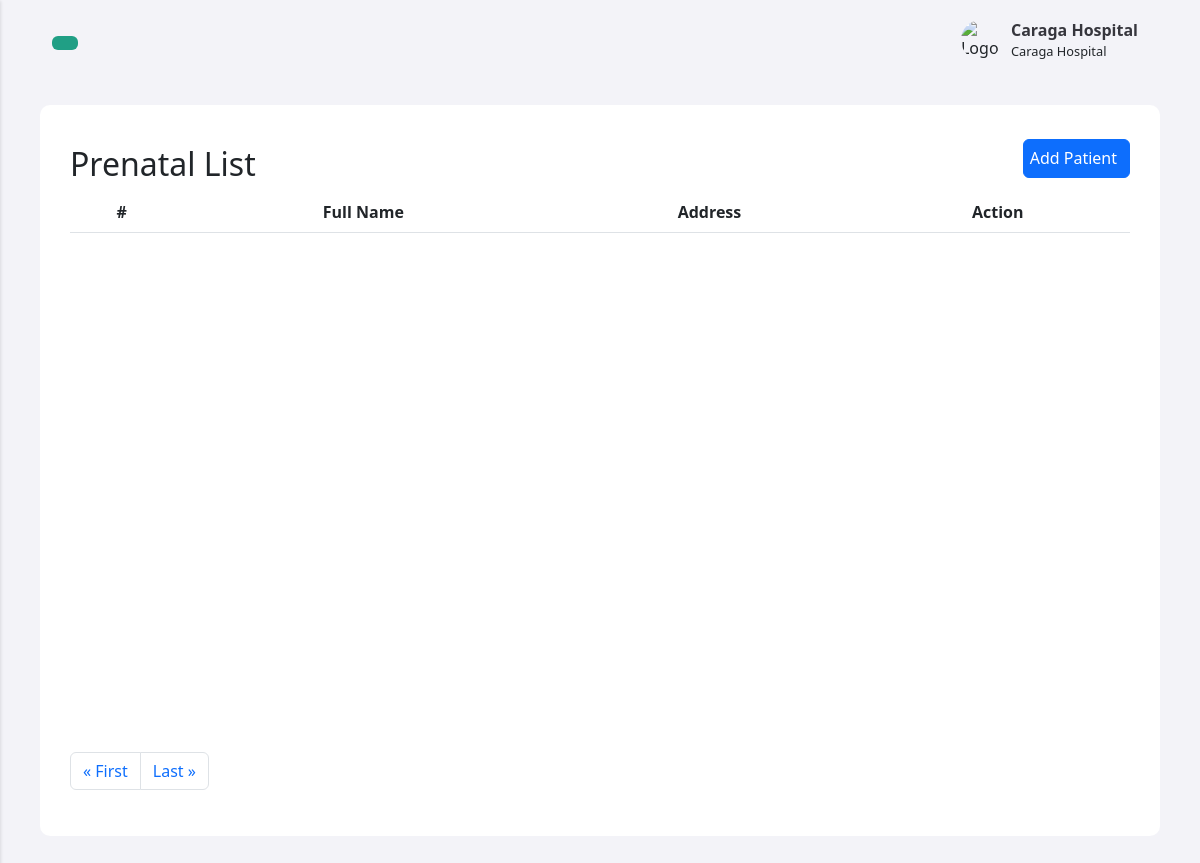
Page /facility/dashboard/prenatal_list.php (signed in) on the earlier database version.
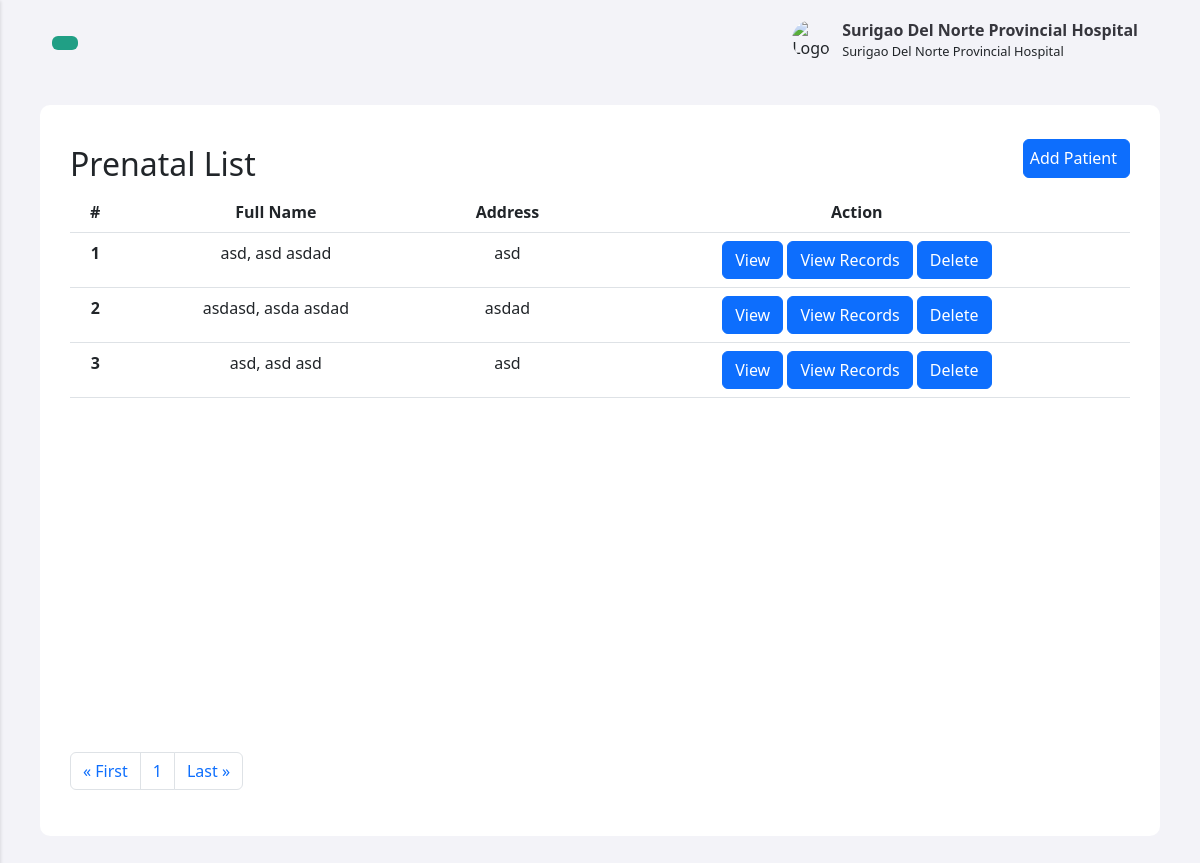
Same page on the later database version.
### tables this page shows
CREATE TABLE `patients` (
  `id` int(11) NOT NULL,
  `fname` varchar(255) NOT NULL,
  `mname` varchar(255) NOT NULL,
  `lname` varchar(255) NOT NULL,
  `contact` varchar(255) NOT NULL,
  `address` text NOT NULL,
  `fclt_id` int(11) NOT NULL
);

### facility/dashboard/includes/prenatal_functions.inc.php (called while the page is built, shortened)
<?php
include 'db_conn.php';
function getPaginatedPatients($page, $itemsPerPage) {
    global $conn, $fclt_id;
    $offset = ($page - 1) * $itemsPerPage;
    $sql = "SELECT * FROM patients WHERE fclt_id = $fclt_id LIMIT $offset, $itemsPerPage";
    $result = mysqli_query($conn, $sql);
    if ($result) {
        $patients = mysqli_fetch_all($result, MYSQLI_ASSOC);
        return $patients;
    } else {
        echo "Error executing query: " . mysqli_error($conn);
        return array();
    }
}
function getTotalPatients() {
    global $conn, $fclt_id;
    $sql = "SELECT COUNT(*) as total FROM patients WHERE fclt_id = $fclt_id";
    $result = mysqli_query($conn, $sql);
    if ($result) {
        $row = mysqli_fetch_assoc($result);
        return $row['total'];
    } else {
        echo "Error executing query: " . mysqli_error($conn);
        return 0;
    }
}

### facility/dashboard/prenatal_list.php (the view, shortened to what this page needs)
<?php
include_once 'header.php';
include_once 'includes/prenatal_functions.inc.php';
$itemsPerPage = 9;
$page = isset($_GET['page']) ? $_GET['page'] : 1;
$patients = getPaginatedPatients($page, $itemsPerPage);
?>
<div class="feed" id="patients_list">
  <div class="head">
    <h2>Prenatal List</h2>
    <div class="head_buttons">
    <button type="button" class="btn btn-primary" data-bs-toggle="modal" data-bs-target="#staticBackdrop"><i class="fi fi-br-plus"></i> Add Patient</button>
    </div>
  </div>
  <div class="prenatal_table">
  <table class="table table-hover" id="table" style="text-align: center;">
    <thead>
      <tr>
        <th scope="col">#</th>
        <th scope="col">Full Name</th>
        <th scope="col">Address</th>
        <th scope="col">Action</th>
      </tr>
    </thead>
    <tbody>
      <?php
      foreach ($patients as $key => $patient) {
        $id = $patient['id'];
        $fname = $patient['fname'];
        $mname = $patient['mname'];
        $lname = $patient['lname'];
        $address = $patient['address'];
        echo "<tr>";
        echo "<th scope='row'>" . (($page - 1) * $itemsPerPage + $key + 1) . "</th>";
        echo "<td>$lname, $fname $mname</td>";
        echo "<td>$address</td>";
        echo '<td>
                <button type="button" class="btn btn-primary viewPatient" value="' . $id . '">View</button>
                <button type="button" class="btn btn-primary viewPatientRecords" value="' . $id . '">View Records</button>
                <button type="button" class="btn btn-primary" value="' . $id . '" id="deletePatient">Delete</button>
              </td>';
        echo "</tr>";
      }
      ?>
    </tbody>
  </table>
  </div>
  <?php
  $totalPages = ceil(getTotalPatients() / $itemsPerPage);
  echo '<nav aria-label="Page navigation" id="nav_buttons">
        <ul class="pagination">
            <li class="page-item"><a class="page-link" href="?page=1">&laquo; First</a></li>';
  for ($i = 1; $i <= $totalPages; $i++) {
    echo '<li class="page-item"><a class="page-link" href="?page=' . $i . '">' . $i . '</a></li>';
  }
  echo '<li class="page-item"><a class="page-link" href="?page=' . $totalPages . '">Last &raquo;</a></li>
        </ul>
    </nav>';
  ?>
</div>
    <?php
include_once 'footer.php'
?>

### facility/dashboard/header.php (shortened to what this page needs)
<?php
$fclt_id = $_SESSION['fcltid'];
?>
<!doctype html>
<html lang="en">
<head>
    <link rel="stylesheet" href="../../bootstrap_cdn/bootstrap.min.css">
    <link rel="stylesheet" href="css/style.css?v=<?php echo time(); ?>">
</head>
  <body>
      <div id="content">
      <nav class="navbar navbar-expand-lg">
    <div class="container-fluid">
        <button type="button" id="toggleButton" class="btn"><i class="fi fi-br-menu-burger"></i></button>
        <div class="nav-items">
            <ul class="navbar-nav flex-row">
                  <?php
                    if (isset($_SESSION["second_account"])) {
                      echo '<li class="nav-item">
                      <div class="dropdown">
                      <div class="logo-container">
                          <img src="' . $_SESSION["usersimg"] . '" alt="Logo" class="logo-icon">
                      </div>
                      <div class="button-container">
                      <a href="#" role="button" class="user-name">' . $_SESSION["usersname"] . '<i class="fi fi-sr-angle-small-down"></i></a>
                      <p class="user-description">'. $_SESSION["usersrole"].'</p>
                    </div>
                    <div class="dropdown-content">
                        <a href="#" data-bs-toggle="modal" data-bs-target="#staffEditModal">Profile</a>
                        <a href="includes/logout.inc.php">Logout</a>
                    </div>
                </div>
                </li>';
                  } else {
                      echo '<li class="nav-item">
                      <a href="#" data-bs-toggle="modal" class="user-login" data-bs-target="#loginModal">Login</a>
                        </li>';
                  }
                  ?>
              </ul>
          </div>
        </nav>
  <div class="toast-container position-fixed bottom-0 end-0 p-3">
</div>

Differences in the rows shown:
added patients: key "1", lname "asd", fname "asd", mname "asdad", address "asd", $id 28 (drawn)
added patients: key "2", lname "asdasd", fname "asda", mname "asdad", address "asdad", $id 31 (drawn)
added patients: key "3", lname "asd", fname "asd", mname "asd", address "asd", $id 34 (drawn)
Other differences:
$_SESSION["usersname"]: "Caraga Hospital" → "Surigao Del Norte Provincial Hospital"
$_SESSION["usersrole"]: "Caraga Hospital" → "Surigao Del Norte Provincial Hospital"
new list line: "1"
